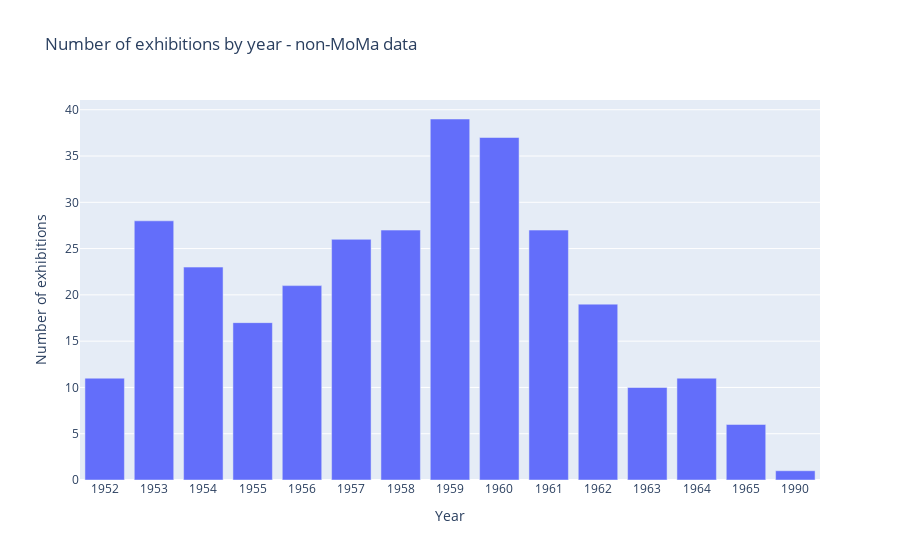

Write notebook code for a chart like this one.
### Markdown cell above
# History - exhibitions per year - non MoMa

### Code cell
filepath = "api"
filename = "events_nonmoma.json"

with open(os.path.join(filepath, filename), 'r') as json_file:
    
    number_ex_by_year = {}

    data = json.load(json_file)
    for event in data.get("events"):

        start = event.get("start")
        year = start.split("-")[0]

        if year in number_ex_by_year:
            number_ex_by_year[year] += 1
        else:
            number_ex_by_year[year] = 1
        
    number_ex_by_year = SortedDict(number_ex_by_year)

    print(number_ex_by_year)

    x_values = number_ex_by_year.keys()
    y_values = number_ex_by_year.values()

    fig = px.bar(x=x_values, y=y_values, 
    labels={"x": "Year", "y": "Number of exhibitions"},
    title="Number of exhibitions by year - non-MoMa data"
    )
    fig.show()

### Figure 1 — Plotly figure (JSON) as saved in the notebook; plotly's stock layout.template omitted (floating-point values rounded to 4 significant figures)
{"data": [{"alignmentgroup": "True", "hovertemplate": "Year=%{x}<br>Number of exhibitions=%{y}<extra></extra>", "legendgroup": "", "marker": {"color": "#636efa", "pattern": {"shape": ""}}, "name": "", "offsetgroup": "", "orientation": "v", "showlegend": false, "textposition": "auto", "type": "bar", "x": ["1952", "1953", "1954", "1955", "1956", "1957", "1958", "1959", "1960", "1961", "1962", "1963", "1964", "1965", "1990"], "xaxis": "x", "y": [11, 28, 23, 17, 21, 26, 27, 39, 37, 27, 19, 10, 11, 6, 1], "yaxis": "y"}], "layout": {"barmode": "relative", "legend": {"tracegroupgap": 0}, "title": {"text": "Number of exhibitions by year - non-MoMa data"}, "xaxis": {"anchor": "y", "domain": [0, 1], "title": {"text": "Year"}}, "yaxis": {"anchor": "x", "domain": [0, 1], "title": {"text": "Number of exhibitions"}}}}
